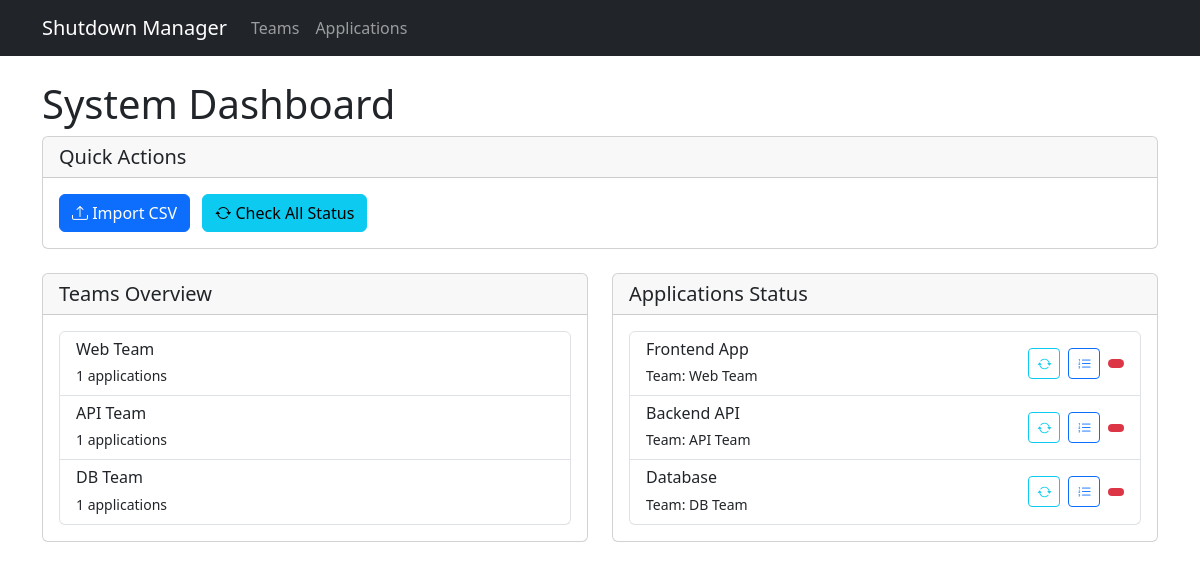
The page / on the database its author committed.
### app/models.py (models this page shows)
class Team(db.Model):
    id = db.Column(db.Integer, primary_key=True)
    name = db.Column(db.String(100), unique=True, nullable=False)
    applications = db.relationship('Application', backref='team', lazy=True)

class Application(db.Model):
    id = db.Column(db.Integer, primary_key=True)
    name = db.Column(db.String(100), unique=True, nullable=False)
    team_id = db.Column(db.Integer, db.ForeignKey('team.id'), nullable=False)
    shutdown_order = db.Column(db.Integer, default=100)
    instances = db.relationship('ApplicationInstance', backref='application', lazy=True, cascade='all, delete-orphan')
    dependencies = db.relationship(
        'ApplicationDependency',
        foreign_keys='ApplicationDependency.application_id',
        backref=db.backref('application', lazy=True),
        lazy=True,
        cascade='all, delete-orphan'
    )

### app/routes.py (the view)
@main.route('/')
def index():
    teams = Team.query.all()
    applications = Application.query.all()
    return render_template('index.html', teams=teams, applications=applications)

### app/templates/index.html (shortened to what this page needs)
{% extends "base.html" %}
{% block content %}
<div class="row">
    <div class="col-12">
        <h1>System Dashboard</h1>
        <div class="card mb-4">
            <div class="card-header">
                <h5 class="card-title mb-0">Quick Actions</h5>
            </div>
            <div class="card-body">
                <button class="btn btn-primary me-2" data-bs-toggle="modal" data-bs-target="#importModal">
                    <i class="bi bi-upload"></i> Import CSV
                </button>
                <button class="btn btn-info me-2" onclick="checkAllStatus()">
                    <i class="bi bi-arrow-repeat"></i> Check All Status
                </button>
            </div>
        </div>
    </div>
</div>
<div class="row">
    <div class="col-md-6">
        <div class="card">
            <div class="card-header">
                <h5 class="card-title mb-0">Teams Overview</h5>
            </div>
            <div class="card-body">
                <div class="list-group">
                    {% for team in teams %}
                    <div class="list-group-item">
                        <h6 class="mb-1">{{ team.name }}</h6>
                        <small>{{ team.applications|length }} applications</small>
                    </div>
                    {% endfor %}
                </div>
            </div>
        </div>
    </div>
    <div class="col-md-6">
        <div class="card">
            <div class="card-header d-flex justify-content-between align-items-center">
                <h5 class="card-title mb-0">Applications Status</h5>
            </div>
            <div class="card-body">
                <div class="list-group" id="applicationsList">
                    {% for app in applications %}
                    <div class="list-group-item" id="app-{{ app.id }}">
                        <div class="d-flex justify-content-between align-items-center">
                            <div>
                                <h6 class="mb-1">{{ app.name }}</h6>
                                <small>Team: {{ app.team.name }}</small>
                            </div>
                            <div class="d-flex align-items-center">
                                <button class="btn btn-sm btn-outline-info me-2" onclick="checkStatus({{ app.id }})">
                                    <i class="bi bi-arrow-repeat"></i>
                                </button>
                                <button class="btn btn-sm btn-outline-primary me-2" onclick="viewShutdownSequence({{ app.id }})">
                                    <i class="bi bi-list-ol"></i>
                                </button>
                                <span class="badge bg-{{ 'success' if app.status == 'running' else 'danger' }}">
                                </span>
                            </div>
                        </div>
                    </div>
                    {% endfor %}
                </div>
            </div>
        </div>
    </div>
</div>
{% endblock %}

### app/templates/base.html (shortened to what this page needs)
<!DOCTYPE html>
<html lang="en">
<head>
    <link href="https://cdn.jsdelivr.net/npm/bootstrap@5.3.0/dist/css/bootstrap.min.css" rel="stylesheet">
    <link href="https://cdn.jsdelivr.net/npm/bootstrap-icons@1.7.2/font/bootstrap-icons.css" rel="stylesheet">
</head>
<body>
    <nav class="navbar navbar-expand-lg navbar-dark bg-dark">
        <div class="container">
            <a class="navbar-brand" href="/">Shutdown Manager</a>
            <div class="collapse navbar-collapse" id="navbarNav">
                <ul class="navbar-nav">
                    <li class="nav-item">
                        <a class="nav-link" href="/teams">Teams</a>
                    </li>
                    <li class="nav-item">
                        <a class="nav-link" href="/applications">Applications</a>
                    </li>
                </ul>
            </div>
        </div>
    </nav>
    <div class="container mt-4">
        {% block content %}{% endblock %}
    </div>
</body>
</html>

### rows shown on the page
Team: name "Web Team", applications|length "1"
Team: name "API Team", applications|length "1"
Team: name "DB Team", applications|length "1"
Application: name "Frontend App", team.name "Web Team"
Application: name "Backend API", team.name "API Team"
Application: name "Database", team.name "DB Team"
